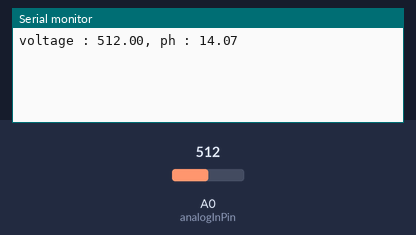
Recording of a sketch running on a simulated Arduino Uno, built with avr-gcc and run on an emulated ATmega328P. Shown: the last lines printed to the serial monitor. The test bench sets the inputs (shaded band); at power-on: A0 (analogInPin) = 512.

Above: at 1.2 s.
1.3 s: A0 (analogInPin) set to 716
At 2.6 s:
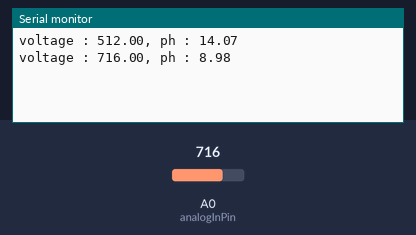
2.8 s: A0 (analogInPin) set to 900
At 4.7 s:
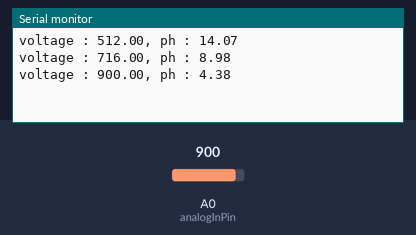
Timing chart, 0 to 6.2 s (numbered marks = the images above; inputs shaded):
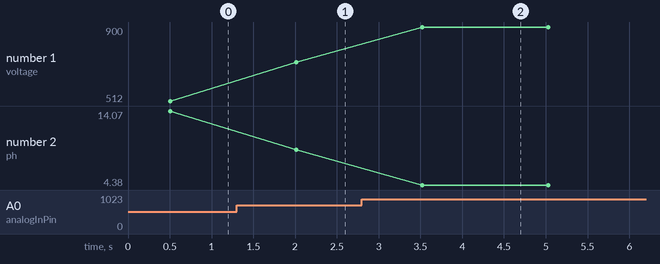

The sketch:

ph_check.ino
```cpp
const int analogInPin = A0;
int sensorValue = 0;
float average;
int   loopCnt    = 50;
float neutral_val = 795;
float intercept   = 700;
float slope     = -2.5;

void setup() {
  Serial.begin(9600);
}


void loop() {

  average = 0.0;
  for(int i=0;i<loopCnt;i++) {
    average += analogRead(analogInPin);
    delay(10);
  }
  average /= loopCnt;
  float diff = neutral_val - average;
  float phVal = (intercept - diff * slope) / 100;

  Serial.print("voltage : ");
  Serial.print(average);
  Serial.print(", ph : ");
  Serial.println(phVal);
  delay(1000);
}
```

Measured:
- after the input at 1.3 s, the serial monitor: prints a new line after 0.71 s (image 1)
- after the input at 2.8 s, the serial monitor: prints a new line after 0.72 s (image 2)
- plotted number 1: 512 → 716 after the input at 1.3 s, 716 → 900 after the input at 2.8 s
- plotted number 2: 14.07 → 8.98 after the input at 1.3 s, 8.98 → 4.38 after the input at 2.8 s
